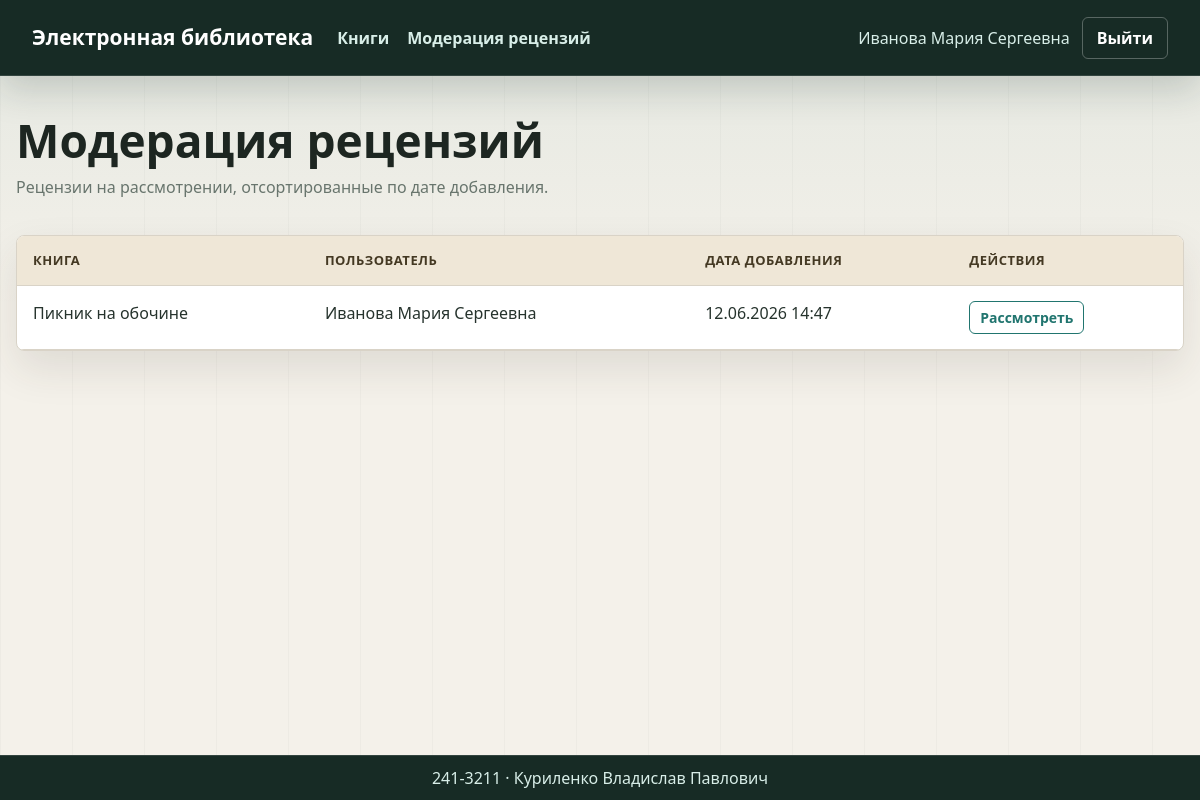
/moderation/reviews (signed in), run on the app's committed database.
### app.py (models this page shows, shortened)
class User(UserMixin, db.Model):
    __tablename__ = "users"
    id = db.Column(db.Integer, primary_key=True)
    login = db.Column(db.String(80), nullable=False, unique=True)
    password_hash = db.Column(db.String(255), nullable=False)
    last_name = db.Column(db.String(120), nullable=False)
    first_name = db.Column(db.String(120), nullable=False)
    middle_name = db.Column(db.String(120))
    role_id = db.Column(db.Integer, db.ForeignKey("roles.id"), nullable=False)
    role = db.relationship("Role", back_populates="users")
    reviews = db.relationship("Review", back_populates="user", cascade="all, delete-orphan")
    @property
    def full_name(self):
        parts = [self.last_name, self.first_name, self.middle_name]
        return " ".join(part for part in parts if part)
    def has_role(self, *names):
        return self.is_authenticated and self.role and self.role.name in names

class Review(db.Model):
    __tablename__ = "reviews"
    id = db.Column(db.Integer, primary_key=True)
    book_id = db.Column(db.Integer, db.ForeignKey("books.id", ondelete="CASCADE"), nullable=False)
    user_id = db.Column(db.Integer, db.ForeignKey("users.id", ondelete="CASCADE"), nullable=False)
    rating = db.Column(db.Integer, nullable=False)
    text = db.Column(db.Text, nullable=False)
    created_at = db.Column(db.DateTime, nullable=False, default=datetime.utcnow)
    status_id = db.Column(db.Integer, db.ForeignKey("review_statuses.id"), nullable=False)
    book = db.relationship("Book", back_populates="reviews")
    user = db.relationship("User", back_populates="reviews")
    status = db.relationship("ReviewStatus")
    __table_args__ = (db.UniqueConstraint("book_id", "user_id", name="uq_review_book_user"),)

class Book(db.Model):
    __tablename__ = "books"
    id = db.Column(db.Integer, primary_key=True)
    title = db.Column(db.String(255), nullable=False)
    short_description = db.Column(db.Text, nullable=False)
    year = db.Column(db.Integer, nullable=False)
    publisher = db.Column(db.String(255), nullable=False)
    author = db.Column(db.String(255), nullable=False)
    page_count = db.Column(db.Integer, nullable=False)
    created_at = db.Column(db.DateTime, nullable=False, default=datetime.utcnow)
    genres = db.relationship("Genre", secondary=book_genres, backref=db.backref("books", lazy="dynamic"))
    cover = db.relationship("Cover", back_populates="book", cascade="all, delete-orphan", uselist=False)
    reviews = db.relationship("Review", back_populates="book", cascade="all, delete-orphan")

### app.py (the view)
    @app.route("/moderation/reviews")
    @login_required
    def moderation_reviews():
        if not current_user.has_role("модератор"):
            flash("У вас недостаточно прав для выполнения данного действия", "danger")
            return redirect(url_for("index"))
        page = request.args.get("page", 1, type=int)
        pagination = (
            Review.query.join(ReviewStatus)
            .filter(ReviewStatus.name == "на рассмотрении")
            .order_by(Review.created_at.asc())
            .paginate(page=page, per_page=10, error_out=False)
        )
        return render_template("moderation_reviews.html", pagination=pagination)

### app.py (called while the page is built)
@login_manager.user_loader
def load_user(user_id):
    return db.session.get(User, int(user_id))

### templates/moderation_reviews.html (shortened to what this page needs)
{% extends "base.html" %}
{% block content %}
<section class="page-head">
  <div>
    <h1>Модерация рецензий</h1>
    <p>Рецензии на рассмотрении, отсортированные по дате добавления.</p>
  </div>
</section>
<section class="table-card">
  <table>
    <thead><tr><th>Книга</th><th>Пользователь</th><th>Дата добавления</th><th>Действия</th></tr></thead>
    <tbody>
      {% for review in pagination.items %}
        <tr>
          <td>{{ review.book.title }}</td>
          <td>{{ review.user.full_name }}</td>
          <td>{{ review.created_at.strftime('%d.%m.%Y %H:%M') }}</td>
          <td><a class="button small ghost" href="{{ url_for('moderation_review_detail', review_id=review.id) }}">Рассмотреть</a></td>
        </tr>
      {% else %}
        <tr><td colspan="4">Нет рецензий на рассмотрении.</td></tr>
      {% endfor %}
    </tbody>
  </table>
</section>
{% endblock %}

### templates/base.html (shortened to what this page needs)
<!doctype html>
<html lang="ru">
<head>
  <link rel="stylesheet" href="{{ url_for('static', filename='css/styles.css') }}">
</head>
<body>
  <header class="topbar">
    <a class="brand" href="{{ url_for('index') }}">Электронная библиотека</a>
    <nav class="nav">
      <a href="{{ url_for('index') }}">Книги</a>
      {% if current_user.is_authenticated and current_user.has_role('модератор') %}
        <a href="{{ url_for('moderation_reviews') }}">Модерация рецензий</a>
      {% endif %}
    </nav>
    <div class="account">
      {% if current_user.is_authenticated %}
        <span>{{ current_user.full_name }}</span>
        <a class="button ghost" href="{{ url_for('logout') }}">Выйти</a>
      {% else %}
        <a class="button" href="{{ url_for('login') }}">Войти</a>
      {% endif %}
    </div>
  </header>
  <main class="container">
    {% block content %}{% endblock %}
  </main>
  <footer class="footer">241-3211 · Куриленко Владислав Павлович</footer>
</body>
</html>

### static/css/styles.css (style rules this page uses)
:root { color-scheme: light; --bg: #f4f1ea; --panel: #ffffff; --panel-soft: #fbfaf7; --ink: #1d2621; --text: #26332d; --muted: #68756d; --line: #d9d3c7; --accent: #21756f; --accent-dark: #145650; --accent-soft: #e1f0ed; --gold: #d49a35; --berry: #9d4059; --danger: #b7352c; --success: #207448; --warning: #9a6700; }
* { box-sizing: border-box; }
body { margin: 0; min-height: 100vh; background: linear-gradient(180deg, rgb(33 117 111 / 8%), transparent 310px), repeating-linear-gradient(90deg, rgb(38 51 45 / 3%) 0 1px, transparent 1px 72px), var(--bg); color: var(--text); font: 16px/1.5 system-ui, -apple-system, BlinkMacSystemFont, "Segoe UI", sans-serif; }
a { color: var(--accent); text-decoration: none; }
.topbar { display: flex; align-items: center; gap: 24px; min-height: 76px; padding: 0 32px; border-bottom: 1px solid rgb(255 255 255 / 12%); background: #172b25; color: #fff; box-shadow: 0 14px 36px rgb(23 43 37 / 18%); }
.brand { color: #fff; font-size: 21px; font-weight: 800; letter-spacing: 0; }
.nav { display: flex; flex: 1; gap: 18px; flex-wrap: wrap; }
.nav a { color: #d8eee8; padding: 8px 0; font-weight: 650; }
.account { display: flex; align-items: center; gap: 12px; color: #d8eee8; }
.container { width: min(1180px, calc(100% - 32px)); margin: 38px auto 76px; }
.page-head, .section-head { display: flex; align-items: end; justify-content: space-between; gap: 16px; margin-bottom: 20px; }
h1, h2 { margin: 0 0 8px; line-height: 1.15; }
h1 { color: var(--ink); font-size: clamp(30px, 4vw, 46px); }
p { margin-top: 0; }
.muted, .page-head p { color: var(--muted); }
.button { display: inline-flex; align-items: center; justify-content: center; min-height: 38px; padding: 8px 14px; border: 1px solid var(--accent); border-radius: 6px; background: var(--accent); color: #fff; font: inherit; font-weight: 700; cursor: pointer; white-space: nowrap; }
.button.ghost { background: #fff; color: var(--accent); }
.button.small { min-height: 32px; padding: 5px 10px; font-size: 14px; }
.topbar .button { border-color: rgb(255 255 255 / 28%); background: #f7f4ec; color: #15352f; }
.topbar .button.ghost { background: transparent; color: #fff; }
.table-card, .form-panel, .auth-panel, .review-detail { overflow: auto; border: 1px solid var(--line); border-radius: 8px; background: var(--panel); box-shadow: 0 18px 42px rgb(55 48 36 / 11%); }
table { width: 100%; border-collapse: collapse; min-width: 760px; }
th, td { padding: 15px 16px; border-bottom: 1px solid var(--line); text-align: left; vertical-align: top; }
th { background: #efe7d7; color: #443923; font-size: 13px; text-transform: uppercase; letter-spacing: .04em; }
tbody tr { transition: background-color .15s ease; }
.footer { position: fixed; inset: auto 0 0; padding: 10px 24px; border-top: 1px solid rgb(255 255 255 / 12%); background: #172b25; color: #d8eee8; text-align: center; }

### data on the page
User: full_name "Иванова Мария Сергеевна"
Review: book "Пикник на обочине", user.full_name "Иванова Мария Сергеевна", created_at "12.06.2026 14:47"
